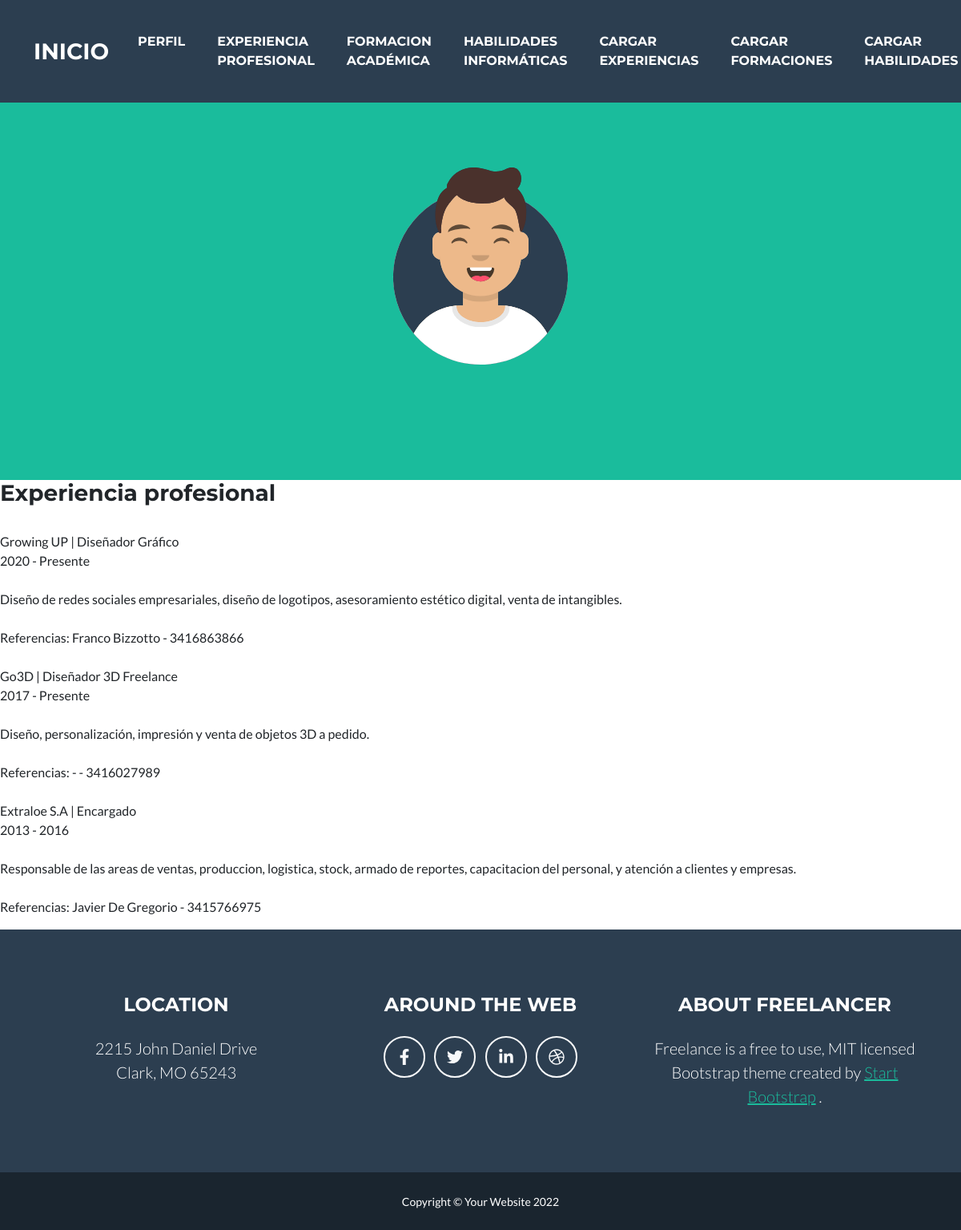
The app's page /AppFinal/experiencia with its own data.
### AppFinal/models.py (models this page shows, shortened)
class ExProf(models.Model):
    empresa = models.CharField(max_length=40)
    puesto = models.CharField(max_length=40)
    fechaInicial = models.CharField(max_length=40)
    fechaFinal = models.CharField(max_length=40)
    descripcion = models.CharField(max_length=400)
    referencia = models.CharField(max_length=40)
    telefonoReferencia = models.IntegerField()

### AppFinal/views.py (the view)
# urls.py: path('experiencia', experiencia , name='experiencia'),
def experiencia(request):
    if request.method == "POST":
        search = request.POST["search"]
        if search != "":
            experiencias = ExProf.objects.filter( Q(empresa_icontains=search) )
            return render(request, "AppFinal/experienciaprofesional.html", {"experiencias":experiencias, "search":True})
    experiencias = ExProf.objects.all()
    return render(request, "AppFinal/experienciaProfesional.html", {"experiencias":experiencias})

### AppFinal/templates/AppFinal/experienciaProfesional.html (shortened to what this page needs)
{% extends "AppFinal/padre.html" %}
{% load static %}
{% block contenidoQueCambia %}
<h3>Experiencia profesional</h3>
<p>
{% for x in experiencias reversed %}
    {{x.empresa}} | {{x.puesto}}</br>
    {{x.fechaInicial}} - {{x.fechaFinal}}</br>
    {{x.descripcion}}</br>
    Referencias: {{x.referencia}} - {{x.telefonoReferencia}}</br>
{% endfor %}
</p>
{% endblock %}

### records on screen
ExProf: empresa "Growing UP", puesto "Diseñador Gráfico", fechaInicial "2020", fechaFinal "Presente", descripcion "Diseño de redes sociales empresariales, diseño de logotipos, asesoramiento estético digital, venta de intangibles.", referencia "Franco Bizzotto", telefonoReferencia "3416863866"
ExProf: empresa "Go3D", puesto "Diseñador 3D Freelance", fechaInicial "2017", fechaFinal "Presente", descripcion "Diseño, personalización, impresión y venta de objetos 3D a pedido.", referencia "-", telefonoReferencia "3416027989"
ExProf: empresa "Extraloe S.A", puesto "Encargado", fechaInicial "2013", fechaFinal "2016", descripcion "Responsable de las areas de ventas, produccion, logistica, stock, armado de reportes, capacitacion del personal, y atención a clientes y empresas.", referencia "Javier De Gregorio", telefonoReferencia "3415766975"
